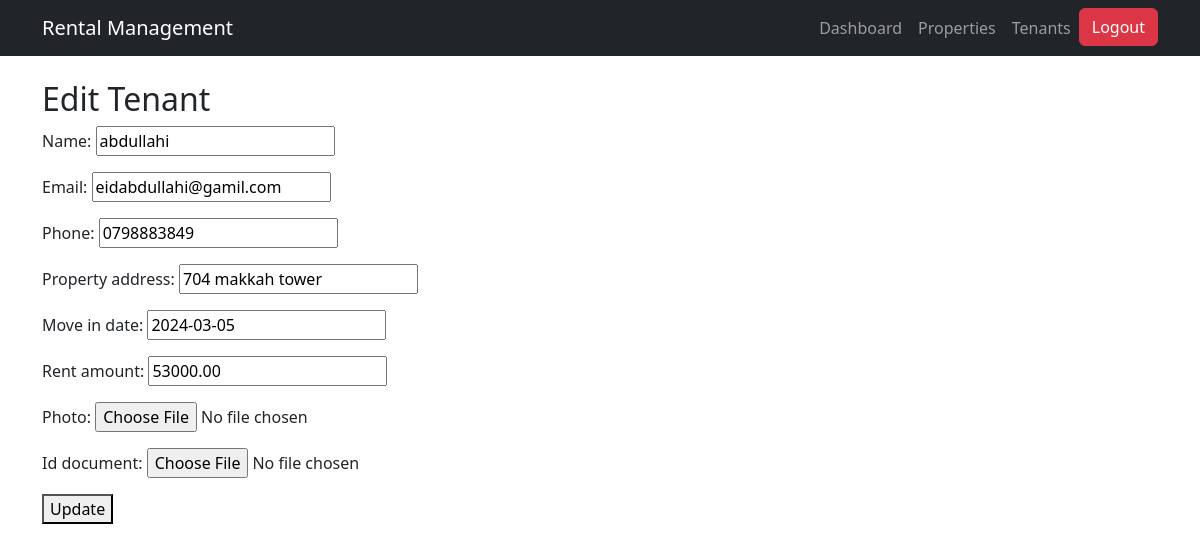
Screenshot of /edit_tenant/1/ (signed in) with the database file from the repository.
### users/models.py (models this page shows, shortened)
class Tenant(models.Model):
    name = models.CharField(max_length=255)
    email = models.EmailField(unique=True)  # Ensuring email is unique
    phone = models.CharField(max_length=20)
    property_address = models.CharField(max_length=255)
    move_in_date = models.DateField()
    rent_amount = models.DecimalField(max_digits=10, decimal_places=2)
    photo = models.ImageField(upload_to='tenant_photos/', blank=True, null=True)  # ✅ Stores tenant photo
    id_document = models.FileField(upload_to='tenant_documents/', blank=True, null=True)  # ✅ Stores ID document

### users/views.py (the view)
# urls.py: path('edit_tenant/<int:tenant_id>/', views.edit_tenant, name='edit_tenant'),
@login_required
def edit_tenant(request, tenant_id):
    tenant = get_object_or_404(Tenant, id=tenant_id)
    if request.method == 'POST':
        form = TenantForm(request.POST, request.FILES, instance=tenant)  # Include request.FILES
        if form.is_valid():
            form.save()
            return redirect('tenant_list')
    else:
        form = TenantForm(instance=tenant)
    return render(request, 'users/edit_tenant.html', {'form': form, 'tenant': tenant})

### users/forms.py
class TenantForm(forms.ModelForm):
    class Meta:
        model = Tenant
        fields = '__all__'  # Or list fields explicitly
    photo = forms.ImageField(required=False)
    id_document = forms.FileField(required=False)

### users/templates/users/edit_tenant.html (shortened to what this page needs)
{% extends "users/base.html" %}
{% block content %}
<h2>Edit Tenant</h2>
<form method="POST">
    {{ form.as_p }}
    <button type="submit">Update</button>
</form>
{% endblock %}

### rows the page displays
Tenant: name "abdullahi", email "eidabdullahi@gamil.com", phone "0798883849", property_address "704 makkah tower", move_in_date "2024-03-05", rent_amount "53000.00"
